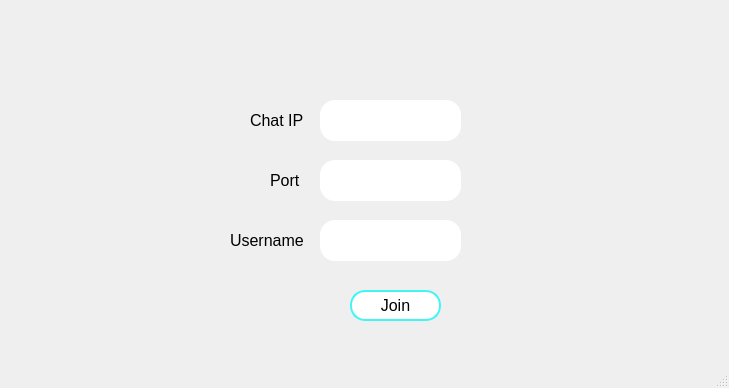
<?xml version="1.0" encoding="UTF-8"?>
<ui version="4.0">
 <class>MainWindow</class>
 <widget class="QMainWindow" name="MainWindow">
  <property name="geometry">
   <rect>
    <x>0</x>
    <y>0</y>
    <width>729</width>
    <height>388</height>
   </rect>
  </property>
  <property name="windowTitle">
   <string>MainWindow</string>
  </property>
  <property name="styleSheet">
   <string notr="true"/>
  </property>
  <widget class="QWidget" name="centralwidget">
   <widget class="QLineEdit" name="ip_entry">
    <property name="geometry">
     <rect>
      <x>320</x>
      <y>100</y>
      <width>141</width>
      <height>41</height>
     </rect>
    </property>
    <property name="font">
     <font>
      <family>Segoe UI</family>
      <pointsize>12</pointsize>
     </font>
    </property>
    <property name="styleSheet">
     <string notr="true">border-radius: 15px;</string>
    </property>
    <property name="text">
     <string/>
    </property>
   </widget>
   <widget class="QLineEdit" name="port_entry">
    <property name="geometry">
     <rect>
      <x>320</x>
      <y>160</y>
      <width>141</width>
      <height>41</height>
     </rect>
    </property>
    <property name="font">
     <font>
      <family>Segoe UI</family>
      <pointsize>12</pointsize>
     </font>
    </property>
    <property name="styleSheet">
     <string notr="true">border-radius: 15px;</string>
    </property>
    <property name="text">
     <string/>
    </property>
   </widget>
   <widget class="QLineEdit" name="username_entry">
    <property name="geometry">
     <rect>
      <x>320</x>
      <y>220</y>
      <width>141</width>
      <height>41</height>
     </rect>
    </property>
    <property name="font">
     <font>
      <family>Segoe UI</family>
      <pointsize>12</pointsize>
     </font>
    </property>
    <property name="styleSheet">
     <string notr="true">border-radius: 15px;</string>
    </property>
    <property name="text">
     <string/>
    </property>
   </widget>
   <widget class="QLabel" name="label">
    <property name="geometry">
     <rect>
      <x>250</x>
      <y>110</y>
      <width>61</width>
      <height>21</height>
     </rect>
    </property>
    <property name="font">
     <font>
      <family>Segoe UI</family>
      <pointsize>12</pointsize>
     </font>
    </property>
    <property name="text">
     <string>Chat IP</string>
    </property>
   </widget>
   <widget class="QLabel" name="label_2">
    <property name="geometry">
     <rect>
      <x>270</x>
      <y>170</y>
      <width>41</width>
      <height>21</height>
     </rect>
    </property>
    <property name="font">
     <font>
      <family>Segoe UI</family>
      <pointsize>12</pointsize>
     </font>
    </property>
    <property name="text">
     <string>Port</string>
    </property>
   </widget>
   <widget class="QLabel" name="label_3">
    <property name="geometry">
     <rect>
      <x>230</x>
      <y>230</y>
      <width>81</width>
      <height>21</height>
     </rect>
    </property>
    <property name="font">
     <font>
      <family>Segoe UI</family>
      <pointsize>12</pointsize>
     </font>
    </property>
    <property name="text">
     <string>Username</string>
    </property>
   </widget>
   <widget class="QPushButton" name="join_button">
    <property name="geometry">
     <rect>
      <x>350</x>
      <y>290</y>
      <width>91</width>
      <height>31</height>
     </rect>
    </property>
    <property name="font">
     <font>
      <family>Segoe UI</family>
      <pointsize>12</pointsize>
     </font>
    </property>
    <property name="styleSheet">
     <string notr="true">border-radius: 15px;
border: 2px solid #42f5f5; background-color:white;</string>
    </property>
    <property name="text">
     <string>Join</string>
    </property>
   </widget>
  </widget>
  <widget class="QStatusBar" name="statusbar"/>
 </widget>
 <resources/>
 <connections/>
</ui>
